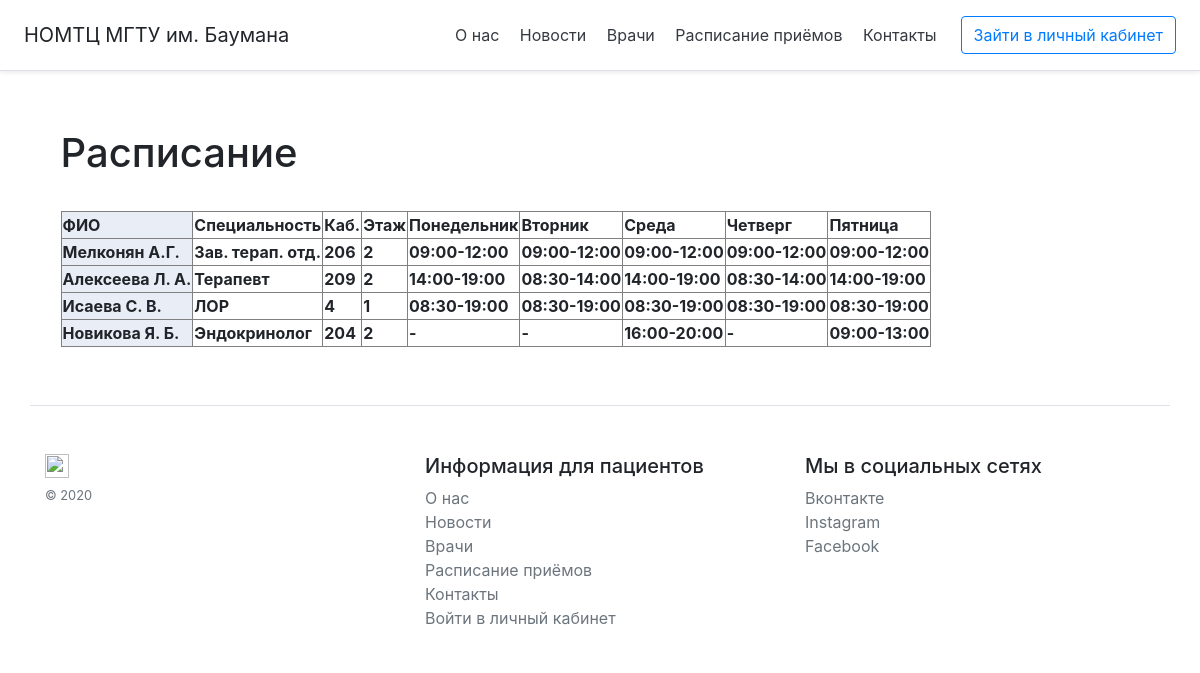
The app's page /schedule with its own data.
### start.py (models this page shows, shortened)
class Schedule(db.Model):
    __tablename__ = 'schedule'
    id_sch = db.Column(db.Integer, primary_key = True)
    sch_name = db.Column(db.String(100), nullable = True)
    sch_spec = db.Column(db.String(100), nullable=True)
    sch_cab = db.Column(db.Integer, nullable=True)
    sch_floor = db.Column(db.Integer, nullable=True)
    sch_mon = db.Column(db.String(100), nullable=True)
    sch_tue = db.Column(db.String(100), nullable=True)
    sch_wed = db.Column(db.String(100), nullable=True)
    sch_thu = db.Column(db.String(100), nullable=True)
    sch_fri = db.Column(db.String(100), nullable=True)

### start.py (the view)
@app.route('/schedule', methods = ['GET'])
def schedule():
    sch = Schedule.query.all()
    return render_template('schedule.html', sch = sch)

### templates/schedule.html (shortened to what this page needs)
{% extends 'base.html' %}
{% block body %}
<div class="container mt-5">
<div class="parent">
<h1>Расписание</h1>
</div>
<div class="parent">
<table>
  <colgroup>
    <col span="1" style="background-color:#e9edf5">
    <col>
  </colgroup>
  <tr>
    <th>ФИО</th>
    <th>Специальность</th>
    <th>Каб.</th>
    <th>Этаж</th>
    <th>Понедельник</th>
    <th>Вторник</th>
    <th>Среда</th>
    <th>Четверг</th>
    <th>Пятница</th>
  </tr>
    {% for str in sch %}
  <tr>
    <th>{{ str.sch_name }}</th>
    <th>{{ str.sch_spec }}</th>
    <th>{{ str.sch_cab }}</th>
    <th>{{ str.sch_floor }}</th>
    <th>{{ str.sch_mon }}</th>
    <th>{{ str.sch_tue }}</th>
    <th>{{ str.sch_wed }}</th>
    <th>{{ str.sch_thu }}</th>
    <th>{{ str.sch_fri }}</th>
  </tr>
{% endfor %}
</table>
</div>
    </div>
{% endblock %}

### records on screen
Schedule: sch_name "Мелконян А.Г.", sch_spec "Зав. терап. отд.", sch_cab "206", sch_floor "2", sch_mon "09:00-12:00", sch_tue "09:00-12:00", sch_wed "09:00-12:00", sch_thu "09:00-12:00", sch_fri "09:00-12:00"
Schedule: sch_name "Алексеева Л. А.", sch_spec "Терапевт", sch_cab "209", sch_floor "2", sch_mon "14:00-19:00", sch_tue "08:30-14:00", sch_wed "14:00-19:00", sch_thu "08:30-14:00", sch_fri "14:00-19:00"
Schedule: sch_name "Исаева С. В.", sch_spec "ЛОР", sch_cab "4", sch_floor "1", sch_mon "08:30-19:00", sch_tue "08:30-19:00", sch_wed "08:30-19:00", sch_thu "08:30-19:00", sch_fri "08:30-19:00"
Schedule: sch_name "Новикова Я. Б.", sch_spec "Эндокринолог", sch_cab "204", sch_floor "2", sch_mon "-", sch_tue "-", sch_wed "16:00-20:00", sch_thu "-", sch_fri "09:00-13:00"
